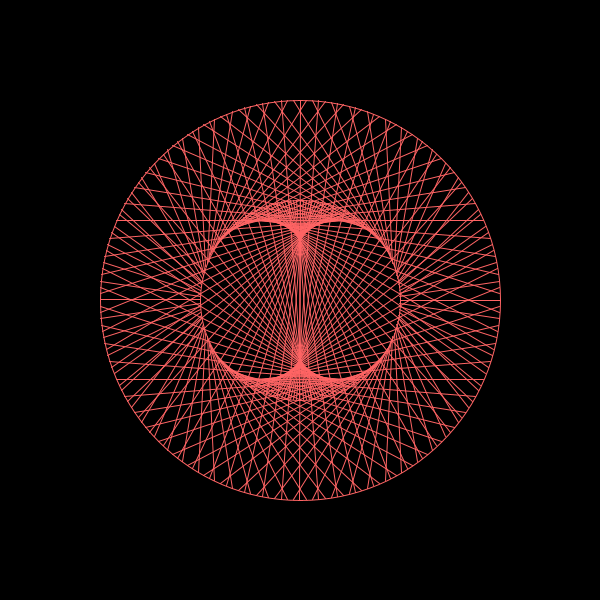
Frame 1 (no input)
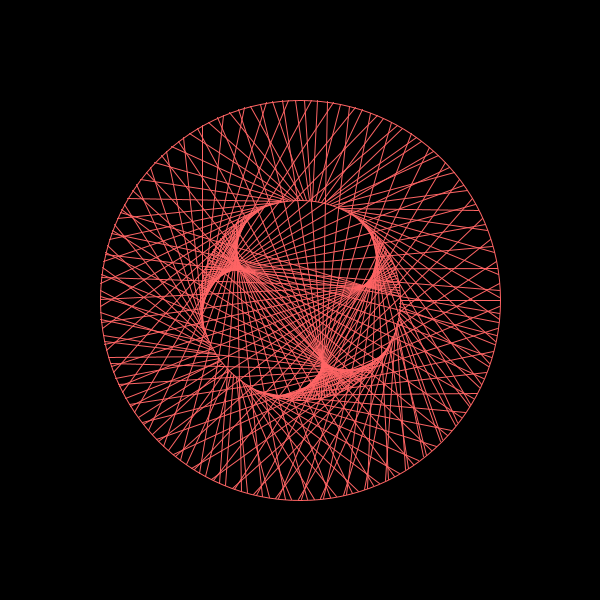
Frame 60 (the mouse pressed at the canvas centre just before this capture)
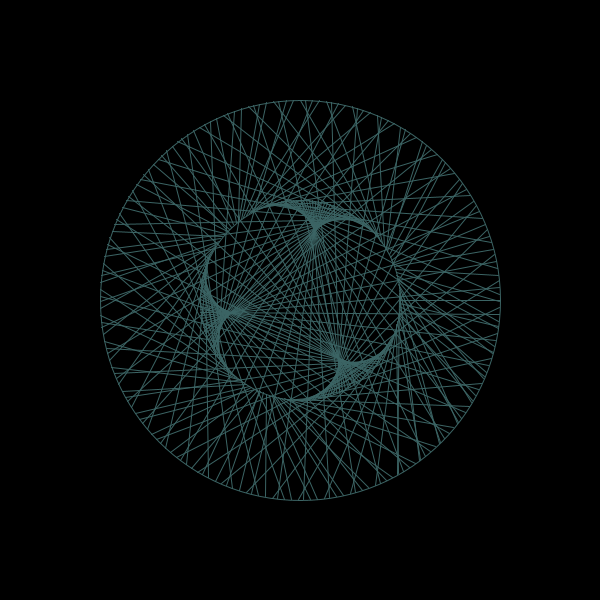
Frame 120 (the mouse held since frame 60 and released just before this capture)

The Processing sketch that drew these frames (run headless with seeded random() and noise(); from frame 60 on, the mouse is pressed at the canvas centre):

// Processing sketch: timesTableVIz2
// ── timesTableVIz2.pde
float pointCount = 200;
float timesTable = 3;
float theta, diameter1 = 200, diameter2 = 400;
float x1, y1, x2, y2;
float speed = 0.01;
void setup(){
  background(0);
  size(600, 600);
  noFill();
  theta = TWO_PI/pointCount;
  
}

void draw(){ 
  background(0);
  stroke( timesTable*100%360, 100, 100);    
  translate(width/2, height/2);
  ellipse(0, 0, diameter1, diameter1);
  ellipse(0, 0, diameter2, diameter2);
  for(int i=0;i<pointCount;i++){    
  x1 = 0.5*diameter1*cos(theta*i);
  y1 = 0.5*diameter1*sin(theta*i);
  x2 = 0.5*diameter2*cos(theta*i*timesTable);
  y2 = 0.5*diameter2*sin(theta*i*timesTable);
  line(x1, y1, x2, y2);
  }
  timesTable += speed;
  
}
